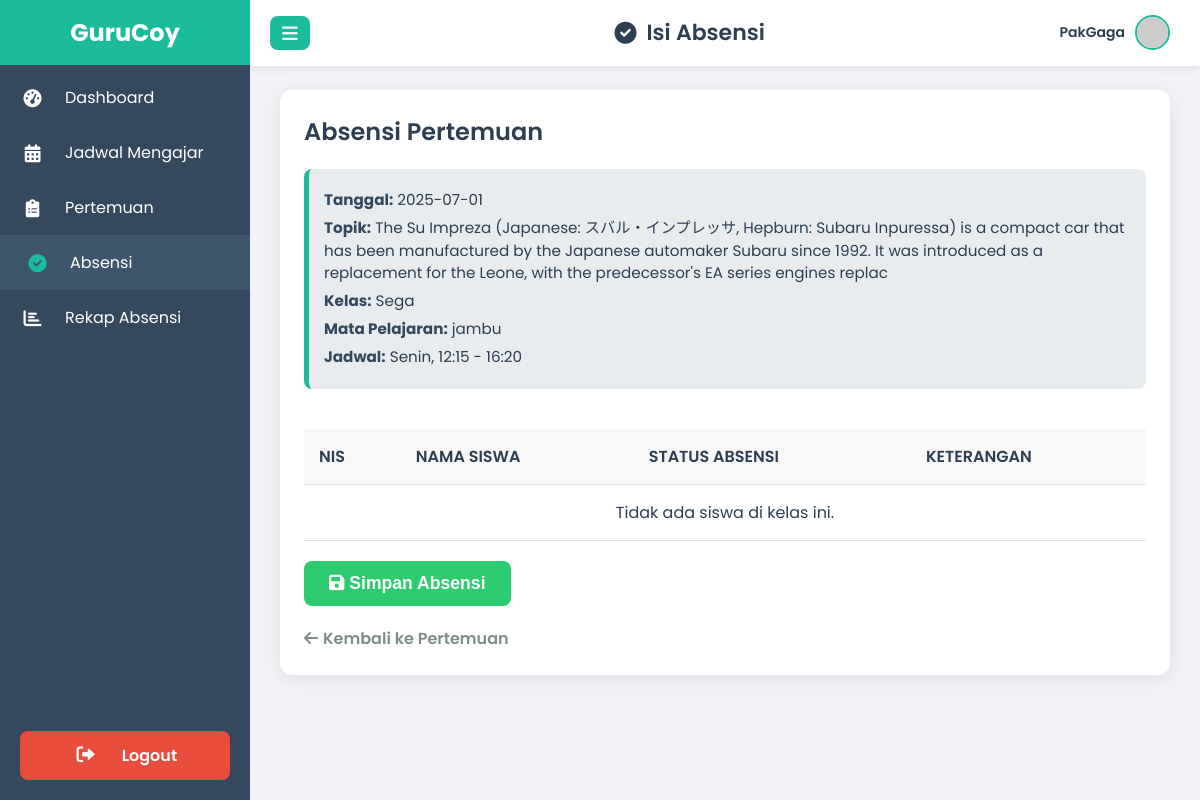
/guru/absensi_guru.php?id_pertemuan=1 (signed in), run on an earlier commit of the app's database.
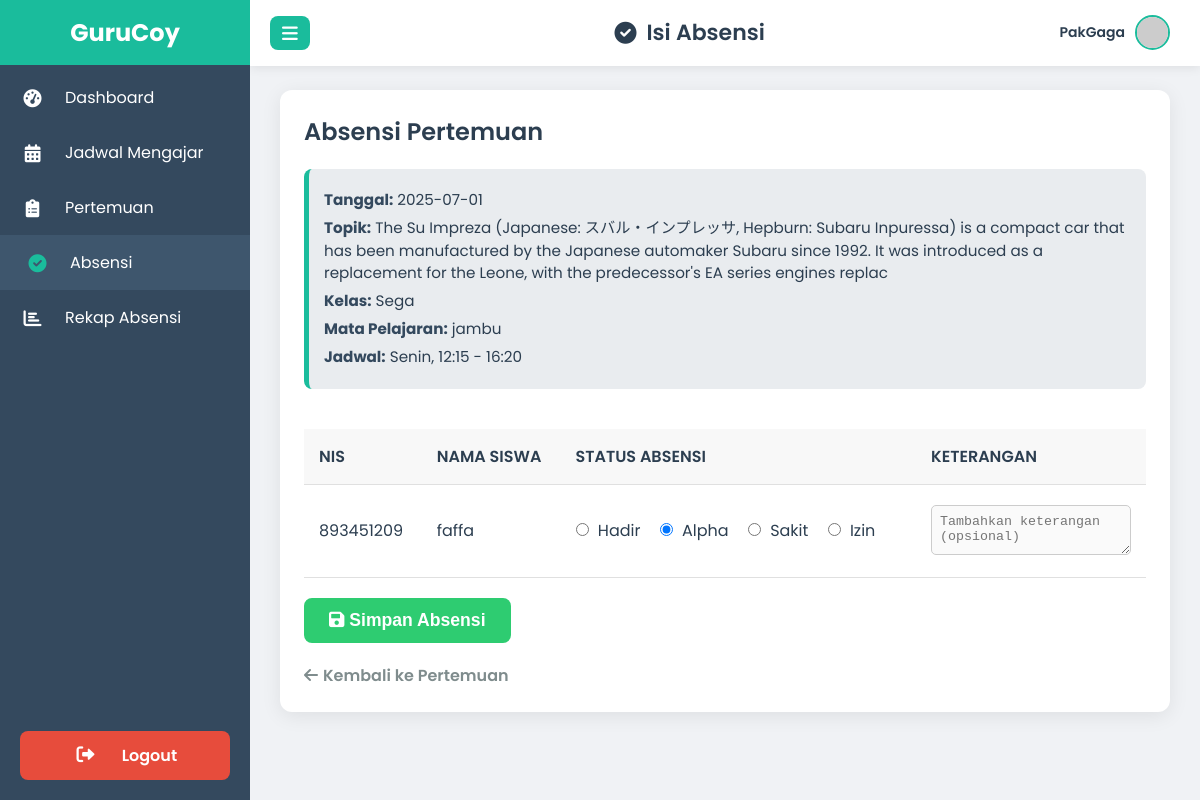
And on a later commit of the database.
### tables this page shows
CREATE TABLE `siswa` (
  `id` int(11) NOT NULL,
  `NIS` int(11) NOT NULL,
  `name` varchar(50) NOT NULL,
  `gender` enum('laki-laki','perempuan') NOT NULL,
  `dob` date NOT NULL,
  `photo` varchar(40) DEFAULT NULL,
  `no_hp` int(10) UNSIGNED NOT NULL,
  `email` varchar(50) DEFAULT NULL,
  `pass` varchar(255) DEFAULT NULL,
  `alamat` varchar(50) DEFAULT NULL,
  `admission_date` datetime NOT NULL,
  `class_id` int(11) DEFAULT NULL
);

### guru/absensi_guru.php (the view, shortened to what the changed rows need)
<?php
require '../koneksi.php';
$id_pertemuan = $_GET['id_pertemuan'] ?? null;
$stmt_pertemuan_info = $pdo->prepare("
    SELECT
        p.tanggal,
        p.topik,
        p.id_jadwal,
        j.hari,
        j.jam_mulai,
        j.jam_selesai,
        j.class_id, -- <<< Ini yang ditambahkan!
        m.nama_mapel,
        c.nama_kelas
    FROM pertemuan AS p
    JOIN jadwal AS j ON p.id_jadwal = j.id
    JOIN mapel AS m ON j.id_mapel = m.id
    JOIN class AS c ON j.class_id = c.id
    WHERE p.id = ?;
");
$stmt_pertemuan_info->execute([$id_pertemuan]);
$pertemuan_info = $stmt_pertemuan_info->fetch(PDO::FETCH_ASSOC);
$class_id_from_pertemuan = $pertemuan_info['class_id'];
$stmt_siswa = $pdo->prepare("SELECT id, NIS, name FROM siswa WHERE class_id = ? ORDER BY name ASC");
$stmt_siswa->execute([$class_id_from_pertemuan]);
$list_siswa = $stmt_siswa->fetchAll(PDO::FETCH_ASSOC);
$absensi_existing = [];
$stmt_absensi_existing = $pdo->prepare("SELECT id_siswa, status, keterangan FROM absensi WHERE id_pertemuan = ?");
$stmt_absensi_existing->execute([$id_pertemuan]);
foreach ($stmt_absensi_existing as $row) {
    $absensi_existing[$row['id_siswa']] = [
        'status' => $row['status'],
        'keterangan' => $row['keterangan']
    ];
}
?>
<!DOCTYPE html>
<html lang="id">
<head>
    <link href="https://cdnjs.cloudflare.com/ajax/libs/font-awesome/6.0.0-beta3/css/all.min.css" rel="stylesheet">
</head>
<body>
    <div class="header" id="header">
        <h1><i class="fas fa-check-circle"></i> Isi Absensi</h1>
    </div>
    <div class="content" id="mainContent">
        <div class="card">
            <h2>Absensi Pertemuan</h2>
            <form method="POST" autocomplete="off">
                <div class="table-responsive">
                    <table class="data-table">
                        <thead>
                            <tr>
                                <th>NIS</th>
                                <th>Nama Siswa</th>
                                <th>Status Absensi</th>
                                <th>Keterangan</th>
                            </tr>
                        </thead>
                        <tbody>
                            <?php if (empty($list_siswa)): ?>
                                <tr>
                                    <td colspan="4" style="text-align: center;">Tidak ada siswa di kelas ini.</td>
                                </tr>
                            <?php else: ?>
                                <?php foreach ($list_siswa as $siswa): ?>
                                    <?php
                                    $current_status = $absensi_existing[$siswa['id']]['status'] ?? 'Alpha';
                                    $current_keterangan = $absensi_existing[$siswa['id']]['keterangan'] ?? '';
                                    ?>
                                    <tr>
                                        <td><?php echo htmlspecialchars($siswa['NIS']); ?></td>
                                        <td><?php echo htmlspecialchars($siswa['name']); ?></td>
                                        <td>
                                            <div class="absensi-status-options">
                                                <label>
                                                    <input type="radio"
                                                        name="absensi[<?php echo htmlspecialchars($siswa['id']); ?>]"
                                                        value="Hadir"
                                                        onchange="toggleKeterangan(this)"
                                                        <?php echo ($current_status == 'Hadir') ? 'checked' : ''; ?>> Hadir
                                                </label>
                                                <label>
                                                    <input type="radio"
                                                        name="absensi[<?php echo htmlspecialchars($siswa['id']); ?>]"
                                                        value="Alpha"
                                                        onchange="toggleKeterangan(this)"
                                                        <?php echo ($current_status == 'Alpha') ? 'checked' : ''; ?>> Alpha
                                                </label>
                                                <label>
                                                    <input type="radio"
                                                        name="absensi[<?php echo htmlspecialchars($siswa['id']); ?>]"
                                                        value="Sakit"
                                                        onchange="toggleKeterangan(this)"
                                                        <?php echo ($current_status == 'Sakit') ? 'checked' : ''; ?>> Sakit
                                                </label>
                                                <label>
                                                    <input type="radio"
                                                        name="absensi[<?php echo htmlspecialchars($siswa['id']); ?>]"
                                                        value="Izin"
                                                        onchange="toggleKeterangan(this)"
                                                        <?php echo ($current_status == 'Izin') ? 'checked' : ''; ?>> Izin
                                                </label>
                                            </div>
                                        </td>
                                        <td class="absensi-keterangan">
                                            <textarea name="keterangan[<?php echo htmlspecialchars($siswa['id']); ?>]"
                                                placeholder="Tambahkan keterangan (opsional)"
                                                <?php echo (!($current_status == 'Sakit' || $current_status == 'Izin')) ? 'disabled' : ''; ?>><?php echo htmlspecialchars($current_keterangan); ?></textarea>
                                        </td>
                                    </tr>
                                <?php endforeach; ?>
                            <?php endif; ?>
                        </tbody>
                    </table>
                </div>
            </form>
        </div>
    </div>
</body>
</html>

What changed in the data, as far as the page shows it:
added siswa: NIS "893451209", name "faffa", id "☐ Hadir", id "☑ Alpha", id "☐ Sakit", id "☐ Izin", id "Tambahkan keterangan (opsional)"
Also different on the page:
text no longer shown: "Tidak ada siswa di kelas ini."
